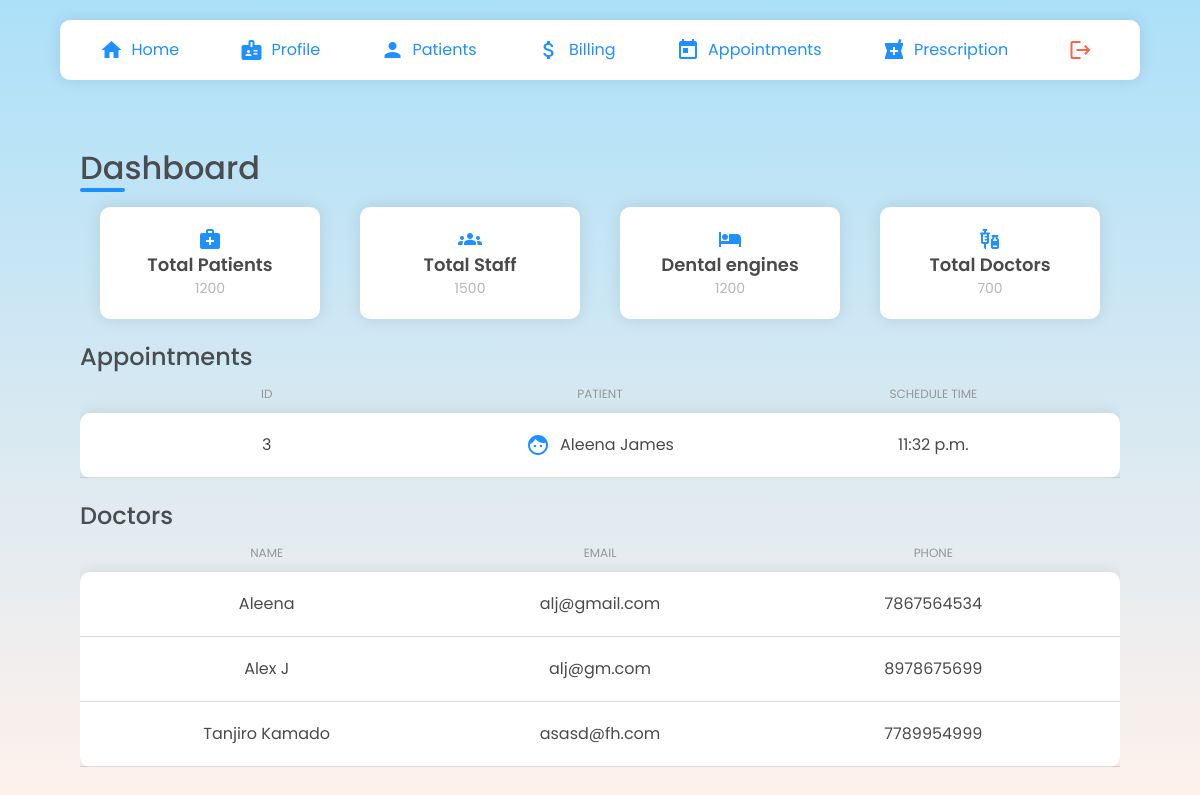
Page /doctors/ (signed in) on the earlier database version.
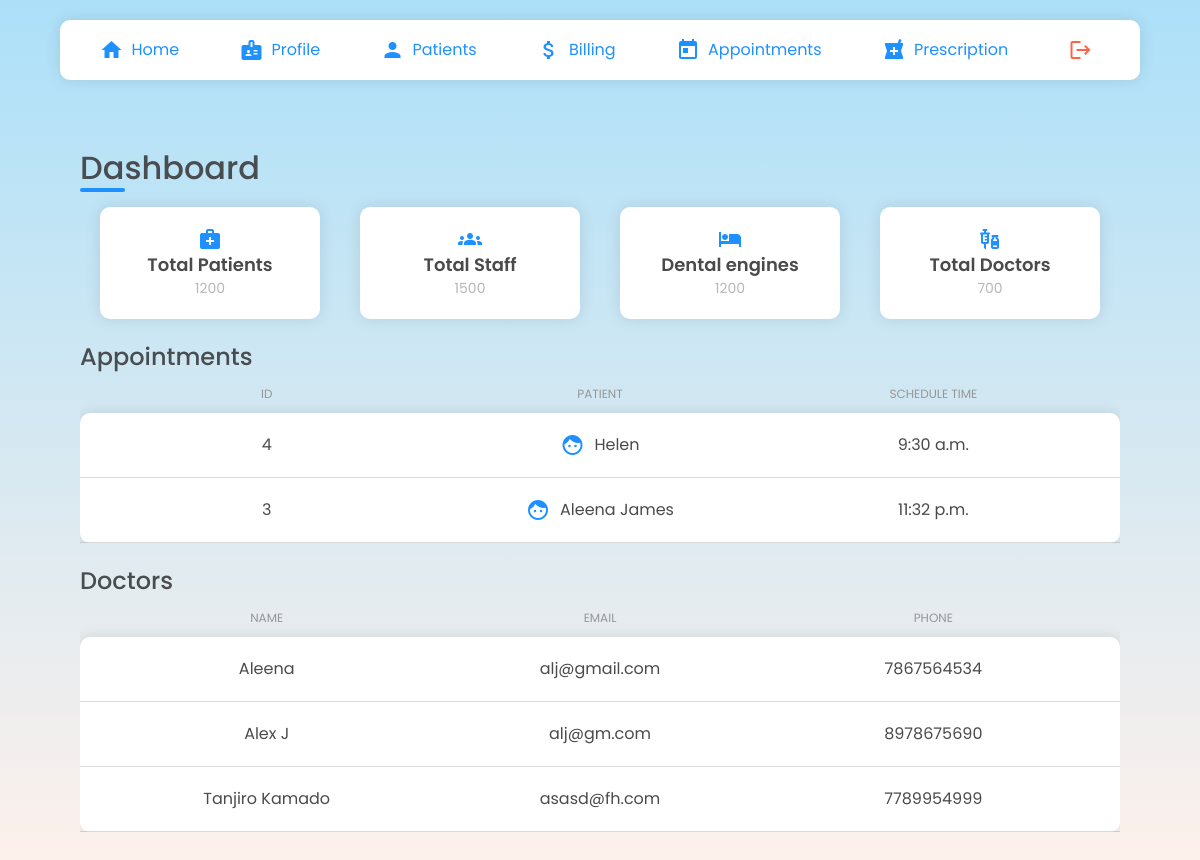
Same page on the later database version.
### clinic/models.py (models this page shows, shortened)
class Schedule(models.Model):
    STATUS = ( ('Confirmed','Confirmed'), ('Cancel','Cancel'), ('Reschedule','Reschedule'), ('Attended','Attended'), ('Pending','Pending'))
    scheduleDate = models.DateField()
    scheduleTime = models.TimeField(blank=True,null=True)
    accepted = models.BooleanField(default=False)
    accepted_date = models.DateField(auto_now_add=False, null=True, blank=True)
    request = models.TextField(blank=True)
    status = models.CharField(null=True, max_length=10, choices=STATUS,blank=True)
    patient =  models.ForeignKey('patients.Patient', null=True, on_delete= models.CASCADE)
    doctor = models.ForeignKey('doctors.Doctors', null=True, on_delete=models.CASCADE)
    date_created= models.DateTimeField(auto_now_add=True, null=True)
    class Meta:
        ordering = ["-date_created"]

### patients/models.py (models this page shows, shortened)
class Patient(models.Model):
    user = models.OneToOneField(User, on_delete= models.CASCADE, primary_key= True)
    pname=models.CharField(max_length=200, null=True)
    age=models.CharField(max_length=4, null=True)
    gender= models.CharField(max_length=6, null=True)
    email=models.CharField(max_length=200, null=True)
    address= models.CharField(max_length=500, null=True)
    phone= models.CharField(max_length=13, null=True)
    date_created= models.DateTimeField(auto_now_add=True, null=True)

### doctors/models.py (models this page shows, shortened)
class Doctors(models.Model):
    ROLE = (
			('Doctor', 'Doctor'),
			('Staff', 'Staff'),
			)
    user = models.OneToOneField(User, on_delete= models.CASCADE, primary_key= True)
    dname = models.CharField(max_length=200, null=True)
    phone = models.CharField(max_length=200, null=True)
    email = models.CharField(max_length=200, null=True)
    date_created = models.DateTimeField(auto_now_add=True, null=True)
    role = models.CharField(max_length=200, null=True,choices=ROLE)
    specialisation = models.CharField(max_length=200, null=True)
    address= models.CharField(max_length=200, null=True)

### doctors/views.py (the view)
# urls.py: 2. Add a URL to urlpatterns:  path('', views.home, name='home')
def home(request):
    s=Schedule.objects.all()
    doc = Doctors.objects.all()
    d = Doctors.objects.get(pk=request.user)
    return render(request, 'doctors/home.html',{'s':s, 'doc': doc,'d':d})

### doctors/templates/doctors/home.html (shortened to what this page needs)
{% extends "doctors/navbar.html" %}{% load static %} {% block head%}
<link
  rel="stylesheet"
  type="text/css"
  href="{% static 'css/components.css' %}"
/>
{% endblock %} {% block content %}
<div class="doctorHomeMain">
  <div class="dashboardContainer">
    <div class="dashboardLeft">
      <div class="dashboard">
        <h1 class="dash dashFrist">
          <div class="dashboard-under"></div>
          Dashboard
        </h1>
        <div class="dashboardCard">
          <div class="dashCardItem">
            <i class="material-icons">medical_services</i>
            <h3>Total Patients</h3>
            <small>1200</small>
          </div>
          <div class="dashCardItem">
            <i class="material-icons">groups</i>
            <h3>Total Staff</h3>
            <small>1500</small>
          </div>
          <div class="dashCardItem">
            <i class="material-icons">hotel</i>
            <h3>Dental engines</h3>
            <small>1200</small>
          </div>
          <div class="dashCardItem">
            <i class="material-icons">vaccines</i>
            <h3>Total Doctors</h3>
            <small>700</small>
          </div>
        </div>
      </div>
      <div class="adcTableContainer">
        <div class="adcTable">
          <h1 class="dash">Appointments</h1>
          <div class="adcRow adcHead">
            <div class="adcCell">ID</div>
            <div class="adcCell">Patient</div>
            <div class="adcCell">schedule Time</div>
          </div>
          <div class="adcRowBody">
            {% for sch in s %} {% if d.dname == sch.doctor.dname %}
            <div class="adcRow">
              <div class="adcCell">{{sch.id}}</div>
              <div class="adcCell">
                <i class="material-icons dodgerblue">face</i
                >{{sch.patient.pname}}
              </div>
              <div class="adcCell">{{sch.scheduleTime}}</div>
            </div>
            {% endif %} {% endfor %}
          </div>
        </div>
      </div>
      <div class="adcTableContainer">
        <div class="adcTable">
          <h1 class="dash">Doctors</h1>
          <div class="adcRow adcHead">
            <div class="adcCell">NAME</div>
            <div class="adcCell">EMAIL</div>
            <div class="adcCell">PHONE</div>
          </div>
          <div class="adcRowBody">
            {% for doctor in doc %}
            <div class="adcRow">
              <div class="adcCell">{{doctor.dname}}</div>
              <div class="adcCell">{{doctor.email}}</div>
              <div class="adcCell">{{doctor.phone}}</div>
            </div>
            {% endfor %}
          </div>
        </div>
      </div>
    </div>
  </div>
</div>
{% endblock %}

Differences in the rows shown:
added Schedule: id "4", patient.pname "Helen", scheduleTime "9:30 a.m."
changed Doctors "Alex J": phone "8978675699" → "8978675690"
